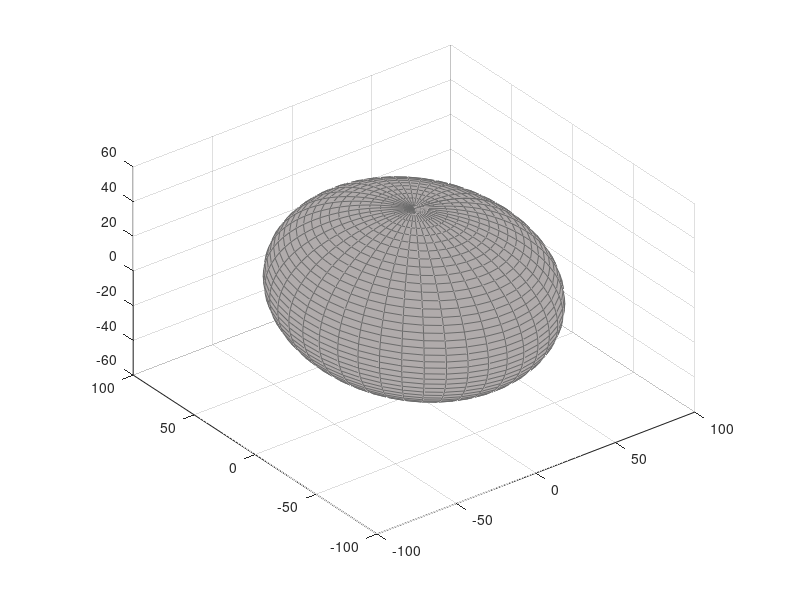

Source code (MATLAB): (Note: this script raises an error after producing the figure.)
%% <Description>
%
% ARGUMENTS:
%          Discretization
%          Cortex  -- <description>
%          Thalamus  -- <description>
%
% OUTPUT: 
%          Cortex  -- <description>
%          Thalamus  -- <description>
%
% USAGE:
%{
      options.Dynamics.Discretization = 23;
      [Cortex Thalamus] = PhysicsBrain(options.Dynamics.Discretization);

      ce = round(options.Dynamics.Discretization./2); %Cortical-equator...
      CorticoThalmicDistance = dis([Cortex.X(ce,:) ; Cortex.Y(ce,:) ; Cortex.Z(ce,:)], [Thalamus.X(ce,:) ; Thalamus.Y(ce,:) ; Thalamus.Z(ce,:)]);
      figure, plot(CorticoThalmicDistance)
%}
%
% MODIFICATION HISTORY:
%     SAK(30-03-2010) -- Original.
%%%%%%%%%%%%%%%%%%%%%%%%%%%%%%%%%%%%%%%%%%%%%%%%%%%%%%%%%%%%%%%%%%%%%%%%%%%%


function [Cortex Thalamus vertCortex trianCortex vertnormCortex] = PhysicsBrain(Discretization,Cortex,Thalamus)
%% Set any argument that weren't specified
 if nargin < 1,
   Discretization = 43;
 end
 if nargin < 2,
   %http://faculty.washington.edu/chudler/facts.html
   Cortex.rX = 70;   %mm
   Cortex.rY = 83.5; %mm
   Cortex.rZ = 46.5; %mm
   Cortex.cX = 0;   %mm
   Cortex.cY = 0; %mm
   Cortex.cZ = 0; %mm
 end
 if nargin < 3,
   %Marzinzik etal 2008, Journal of Cognitive Neuroscience 20:10, pp. 1903–1914 
   %"The Human Thalamus is Crucially Involved in Executive Control Operations" 
   Thalamus.rX = 0.156509561522117*70;   %mm %% Average of Cortex/Thalamus ration for width and height... %%
   Thalamus.rY = 12.4; %mm
   Thalamus.rZ = 7.65; %mm
   Thalamus.cX = 0;   %mm
   Thalamus.cY = 0.5*Thalamus.rY; %mm
   Thalamus.cZ = -Thalamus.rZ; %mm
 end

%%
 [Cortex.X,Cortex.Y,Cortex.Z] = ellipsoid(Cortex.cX,Cortex.cY,Cortex.cZ,Cortex.rX,Cortex.rY,Cortex.rZ, Discretization-1);
 [Thalamus.X,Thalamus.Y,Thalamus.Z] = ellipsoid(Thalamus.cX,Thalamus.cY,Thalamus.cZ,Thalamus.rX,Thalamus.rY,Thalamus.rZ, Discretization-1);

%% 3D
 figure,
  surf(Cortex.X,Cortex.Y,Cortex.Z, 'FaceColor', [0.69 0.67 0.67], 'EdgeColor', [0.42 0.42 0.42]);
  daspect([1 1 1])
  hold on
  surf(Thalamus.X,Thalamus.Y,Thalamus.Z, 'FaceColor', [0.69 0.67 0.67], 'EdgeColor', [0.42 0.42 0.42]);
  alpha(.3);
  
  plot3(Cortex.X(round(Discretization./2),:),Cortex.Y(round(Discretization./2),:),Cortex.Z(round(Discretization./2),:), 'r')
  plot3(Thalamus.X(round(Discretization./2),:),Thalamus.Y(round(Discretization./2),:),Thalamus.Z(round(Discretization./2),:), 'g')
  
  AxisToOrigin(gcf,gca,{'Right Ear' 'Nose' 'Top'})
  
%% 2D, approx... 
%  figure,
%   plot(Cortex.X(round(Discretization./2),:),Cortex.Y(round(Discretization./2),:), 'r')
%   daspect([1 1 1])
%   hold on
%   plot(Thalamus.X(round(Discretization./2),:),Thalamus.Y(round(Discretization./2),:), 'g')

%% Extract (delaunay) triangulated cortical surface.

%keyboard
 if nargout>2,
   DT = DelaunayTri(Cortex.X(:), Cortex.Y(:), Cortex.Z(:)); % NB. The returned "Triangles" will be 4 sided polygons... 
   [tri Xb] = freeBoundary(DT);
   tr = TriRep(tri, Xb);
   vertCortex = tr.X;
   trianCortex = tr.Triangulation;
   fn = faceNormals(tr);
   temp = vertexAttachments(tr,(1:length(tr.X)).');
   vertnormCortex = zeros(size(vertCortex));
   for k =1:length(tr.X),
     vertnormCortex(k,:) = mean(fn(temp{k},:));
   end
 end
%
%
%
  
end %function PhysicsBrain()
